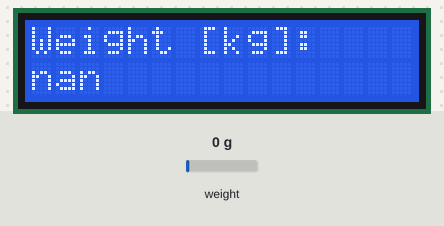
A sketch run on a simulated Arduino Uno, built with avr-gcc and run on an emulated ATmega328P. Shown: 16×2 character LCD. The test bench sets the inputs (shaded band); at power-on: weight on the scale 0 g. What the sketch prints to the serial monitor is not drawn.

Above: at 3.6 s.
3.7 s: weight on the scale set to 100 g
At 4.1 s:
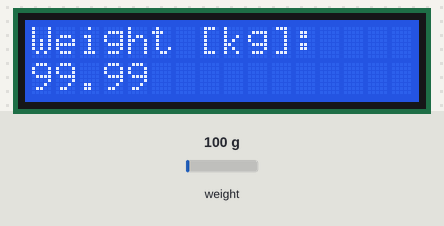
5.2 s: weight on the scale set to 1250 g
At 6.4 s:
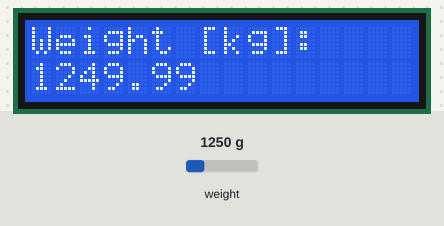
6.7 s: weight on the scale set to 2500 g
At 8.1 s:
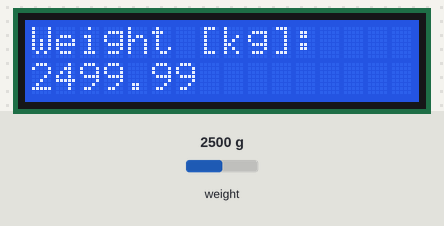
Timing chart, 0 to 9.7 s (numbered marks = the images above; inputs shaded):
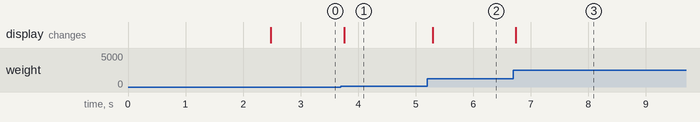

Measured:
- after the input at 3.7 s, the display: changes after 0.06 s (image 1)
- after the input at 5.2 s, the display: changes after 0.10 s (image 2)
- after the input at 6.7 s, the display: changes at once (image 3)

The sketch:

main.ino
```cpp
#include <HX711_ADC.h> // need to install
#include <Wire.h>
#include <LiquidCrystal_I2C.h> // need to install

HX711_ADC LoadCell(6, 7); // parameters: dt pin 6, sck pin 7;
LiquidCrystal_I2C lcd(0x27, 16, 2); // 0x27 is the i2c address, might be different; you can check with Scanner

const int buzzerPin = 8; // pin where the buzzer is connected
const float weightThreshold = 5000.0; // 5 kg in grams

void setup()
{
  Serial.begin(9600); // Start serial communication for debugging (optional)

  LoadCell.begin(); // start connection to HX711
  LoadCell.start(2000); // load cell gets 2000ms of time to stabilize
  LoadCell.setCalFactor(1000.0); // calibration factor for load cell => dependent on your individual setup

  lcd.begin();
  lcd.backlight();

  pinMode(buzzerPin, OUTPUT); // set buzzer pin as output
}

void loop()
{
  float load, load1;
  LoadCell.update(); // retrieves data from the load cell
  float weight = LoadCell.getData(); // get output value
  load1 = (((weight*weight)/(weight)));
  load = (load1-0.01
  );
  Serial.println(load);

  lcd.setCursor(0, 0); // set cursor to first row
  lcd.print("Weight [kg]:"); // print out to LCD

  lcd.setCursor(0, 1); // set cursor to second row
  lcd.print(load); // print out the retrieved value to the second row


  if (load > weightThreshold) {
    tone(buzzerPin, 1000); // sound the buzzer with a 1 kHz tone
  } else {
    noTone(buzzerPin); // stop the buzzer
  }

  delay(100); // small delay to avoid rapid toggling
}
```
